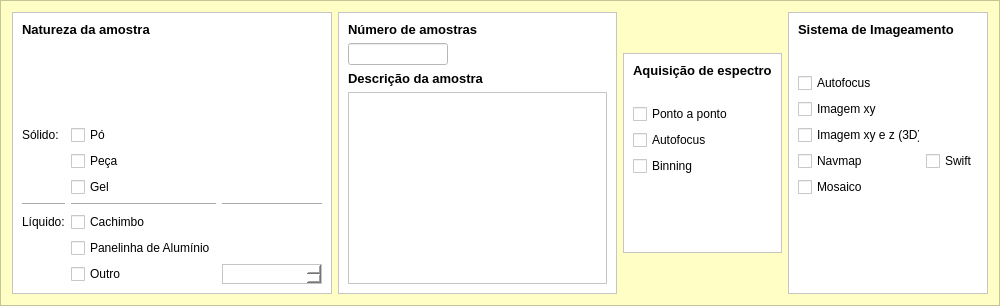
        <widget class="QFrame" name="frame_3">
         <property name="minimumSize">
          <size>
           <width>1000</width>
           <height>220</height>
          </size>
         </property>
         <property name="maximumSize">
          <size>
           <width>16777215</width>
           <height>16777215</height>
          </size>
         </property>
         <property name="styleSheet">
          <string notr="true">background-color: rgb(255, 255, 197);</string>
         </property>
         <property name="frameShape">
          <enum>QFrame::StyledPanel</enum>
         </property>
         <property name="frameShadow">
          <enum>QFrame::Raised</enum>
         </property>
         <layout class="QHBoxLayout" name="horizontalLayout">
          <item>
           <widget class="QFrame" name="frame_11">
            <property name="minimumSize">
             <size>
              <width>300</width>
              <height>200</height>
             </size>
            </property>
            <property name="maximumSize">
             <size>
              <width>350</width>
              <height>16777215</height>
             </size>
            </property>
            <property name="styleSheet">
             <string notr="true">background-color: rgb(255, 255, 255);</string>
            </property>
            <property name="frameShape">
             <enum>QFrame::StyledPanel</enum>
            </property>
            <property name="frameShadow">
             <enum>QFrame::Raised</enum>
            </property>
            <layout class="QGridLayout" name="gridLayout_2">
             <item row="5" column="1">
              <widget class="QCheckBox" name="gel_checkBox">
               <property name="text">
                <string>Gel</string>
               </property>
              </widget>
             </item>
             <item row="7" column="1">
              <widget class="QCheckBox" name="cachimbo_checkBox">
               <property name="text">
                <string>Cachimbo</string>
               </property>
              </widget>
             </item>
             <item row="9" column="1">
              <widget class="QCheckBox" name="outra_amostra_checkBox">
               <property name="text">
                <string>Outro</string>
               </property>
              </widget>
             </item>
             <item row="9" column="2">
              <widget class="QTextEdit" name="outra_amostra_textEdit">
               <property name="maximumSize">
                <size>
                 <width>100</width>
                 <height>20</height>
                </size>
               </property>
              </widget>
             </item>
             <item row="3" column="1">
              <widget class="QCheckBox" name="powder_checkBox">
               <property name="text">
                <string>Pó</string>
               </property>
              </widget>
             </item>
             <item row="6" column="2">
              <widget class="Line" name="line_3">
               <property name="orientation">
                <enum>Qt::Horizontal</enum>
               </property>
              </widget>
             </item>
             <item row="3" column="0">
              <widget class="QLabel" name="label_21">
               <property name="text">
                <string>Sólido:</string>
               </property>
              </widget>
             </item>
             <item row="6" column="1">
              <widget class="Line" name="line_2">
               <property name="orientation">
                <enum>Qt::Horizontal</enum>
               </property>
              </widget>
             </item>
             <item row="6" column="0">
              <widget class="Line" name="line">
               <property name="orientation">
                <enum>Qt::Horizontal</enum>
               </property>
              </widget>
             </item>
             <item row="7" column="0">
              <widget class="QLabel" name="label_22">
               <property name="text">
                <string>Líquido:</string>
               </property>
              </widget>
             </item>
             <item row="1" column="0" colspan="2">
              <widget class="QLabel" name="label_2">
               <property name="font">
                <font>
                 <pointsize>10</pointsize>
                 <weight>75</weight>
                 <bold>true</bold>
                </font>
               </property>
               <property name="text">
                <string>Natureza da amostra</string>
               </property>
              </widget>
             </item>
             <item row="4" column="1">
              <widget class="QCheckBox" name="piece_checkBox">
               <property name="text">
                <string>Peça</string>
               </property>
              </widget>
             </item>
             <item row="8" column="1">
              <widget class="QCheckBox" name="al_checkBox">
               <property name="text">
                <string>Panelinha de Alumínio</string>
               </property>
              </widget>
             </item>
             <item row="2" column="0">
              <spacer name="verticalSpacer_8">
               <property name="orientation">
                <enum>Qt::Vertical</enum>
               </property>
               <property name="sizeHint" stdset="0">
                <size>
                 <width>20</width>
                 <height>40</height>
                </size>
               </property>
              </spacer>
             </item>
            </layout>
           </widget>
          </item>
          <item>
           <widget class="QFrame" name="frame_12">
            <property name="maximumSize">
             <size>
              <width>350</width>
              <height>16777215</height>
             </size>
            </property>
            <property name="styleSheet">
             <string notr="true">background-color: rgb(255, 255, 255);</string>
            </property>
            <property name="frameShape">
             <enum>QFrame::StyledPanel</enum>
            </property>
            <property name="frameShadow">
             <enum>QFrame::Raised</enum>
            </property>
            <layout class="QVBoxLayout" name="verticalLayout_5">
             <item>
              <widget class="QLabel" name="label">
               <property name="minimumSize">
                <size>
                 <width>110</width>
                 <height>0</height>
                </size>
               </property>
               <property name="font">
                <font>
                 <pointsize>10</pointsize>
                 <weight>75</weight>
                 <bold>true</bold>
                </font>
               </property>
               <property name="text">
                <string>Número de amostras</string>
               </property>
              </widget>
             </item>
             <item>
              <widget class="QLineEdit" name="numero_amostras_lineEdit">
               <property name="maximumSize">
                <size>
                 <width>100</width>
                 <height>16777215</height>
                </size>
               </property>
              </widget>
             </item>
             <item>
              <widget class="QLabel" name="label_3">
               <property name="font">
                <font>
                 <pointsize>10</pointsize>
                 <weight>75</weight>
                 <bold>true</bold>
                </font>
               </property>
               <property name="text">
                <string>Descrição da amostra</string>
               </property>
              </widget>
             </item>
             <item>
              <widget class="QPlainTextEdit" name="description_plainTextEdit">
               <property name="minimumSize">
                <size>
                 <width>0</width>
                 <height>0</height>
                </size>
               </property>
               <property name="maximumSize">
                <size>
                 <width>16777215</width>
                 <height>16777215</height>
                </size>
               </property>
              </widget>
             </item>
            </layout>
           </widget>
          </item>
          <item>
           <widget class="QFrame" name="frame_14">
            <property name="maximumSize">
             <size>
              <width>170</width>
              <height>200</height>
             </size>
            </property>
            <property name="styleSheet">
             <string notr="true">background-color: rgb(255, 255, 255);</string>
            </property>
            <property name="frameShape">
             <enum>QFrame::StyledPanel</enum>
            </property>
            <property name="frameShadow">
             <enum>QFrame::Raised</enum>
            </property>
            <layout class="QGridLayout" name="gridLayout_3">
             <item row="0" column="0">
              <widget class="QLabel" name="label_4">
               <property name="enabled">
                <bool>true</bool>
               </property>
               <property name="maximumSize">
                <size>
                 <width>150</width>
                 <height>20</height>
                </size>
               </property>
               <property name="font">
                <font>
                 <pointsize>10</pointsize>
                 <weight>75</weight>
                 <bold>true</bold>
                </font>
               </property>
               <property name="text">
                <string>Aquisição de espectro</string>
               </property>
              </widget>
             </item>
             <item row="1" column="0">
              <spacer name="verticalSpacer">
               <property name="orientation">
                <enum>Qt::Vertical</enum>
               </property>
               <property name="sizeType">
                <enum>QSizePolicy::Preferred</enum>
               </property>
               <property name="sizeHint" stdset="0">
                <size>
                 <width>20</width>
                 <height>20</height>
                </size>
               </property>
              </spacer>
             </item>
             <item row="3" column="0">
              <widget class="QCheckBox" name="pontoaponto_checkBox">
               <property name="text">
                <string>Ponto a ponto</string>
               </property>
              </widget>
             </item>
             <item row="4" column="0">
              <widget class="QCheckBox" name="espectro_autofocus_checkBox">
               <property name="text">
                <string>Autofocus</string>
               </property>
              </widget>
             </item>
             <item row="5" column="0">
              <widget class="QCheckBox" name="binning_checkBox">
               <property name="text">
                <string>Binning</string>
               </property>
              </widget>
             </item>
             <item row="6" column="0">
              <spacer name="verticalSpacer_4">
               <property name="orientation">
                <enum>Qt::Vertical</enum>
               </property>
               <property name="sizeHint" stdset="0">
                <size>
                 <width>20</width>
                 <height>40</height>
                </size>
               </property>
              </spacer>
             </item>
            </layout>
           </widget>
          </item>
          <item>
           <widget class="QFrame" name="frame_15">
            <property name="maximumSize">
             <size>
              <width>200</width>
              <height>16777215</height>
             </size>
            </property>
            <property name="styleSheet">
             <string notr="true">background-color: rgb(255, 255, 255);</string>
            </property>
            <property name="frameShape">
             <enum>QFrame::StyledPanel</enum>
            </property>
            <property name="frameShadow">
             <enum>QFrame::Raised</enum>
            </property>
            <layout class="QGridLayout" name="gridLayout_4">
             <item row="2" column="0">
              <spacer name="verticalSpacer_2">
               <property name="orientation">
                <enum>Qt::Vertical</enum>
               </property>
               <property name="sizeType">
                <enum>QSizePolicy::Preferred</enum>
               </property>
               <property name="sizeHint" stdset="0">
                <size>
                 <width>20</width>
                 <height>30</height>
                </size>
               </property>
              </spacer>
             </item>
             <item row="6" column="0">
              <widget class="QCheckBox" name="navmap_checkBox">
               <property name="text">
                <string>Navmap</string>
               </property>
              </widget>
             </item>
             <item row="4" column="0">
              <widget class="QCheckBox" name="imagemxy_checkBox">
               <property name="text">
                <string>Imagem xy</string>
               </property>
              </widget>
             </item>
             <item row="3" column="0">
              <widget class="QCheckBox" name="imagem_autofocus_checkBox">
               <property name="text">
                <string>Autofocus</string>
               </property>
              </widget>
             </item>
             <item row="5" column="0">
              <widget class="QCheckBox" name="imagemxyz_checkBox">
               <property name="text">
                <string>Imagem xy e z (3D)</string>
               </property>
              </widget>
             </item>
             <item row="6" column="1">
              <widget class="QCheckBox" name="swift_checkBox">
               <property name="maximumSize">
                <size>
                 <width>80</width>
                 <height>16777215</height>
                </size>
               </property>
               <property name="text">
                <string>Swift</string>
               </property>
              </widget>
             </item>
             <item row="8" column="0">
              <widget class="QCheckBox" name="mosaico_checkBox">
               <property name="text">
                <string>Mosaico</string>
               </property>
              </widget>
             </item>
             <item row="1" column="0" colspan="2">
              <widget class="QLabel" name="label_5">
               <property name="maximumSize">
                <size>
                 <width>16777215</width>
                 <height>20</height>
                </size>
               </property>
               <property name="font">
                <font>
                 <pointsize>10</pointsize>
                 <weight>75</weight>
                 <bold>true</bold>
                </font>
               </property>
               <property name="text">
                <string>Sistema de Imageamento</string>
               </property>
              </widget>
             </item>
             <item row="9" column="0">
              <spacer name="verticalSpacer_3">
               <property name="orientation">
                <enum>Qt::Vertical</enum>
               </property>
               <property name="sizeHint" stdset="0">
                <size>
                 <width>20</width>
                 <height>40</height>
                </size>
               </property>
              </spacer>
             </item>
            </layout>
           </widget>
          </item>
         </layout>
        </widget>
